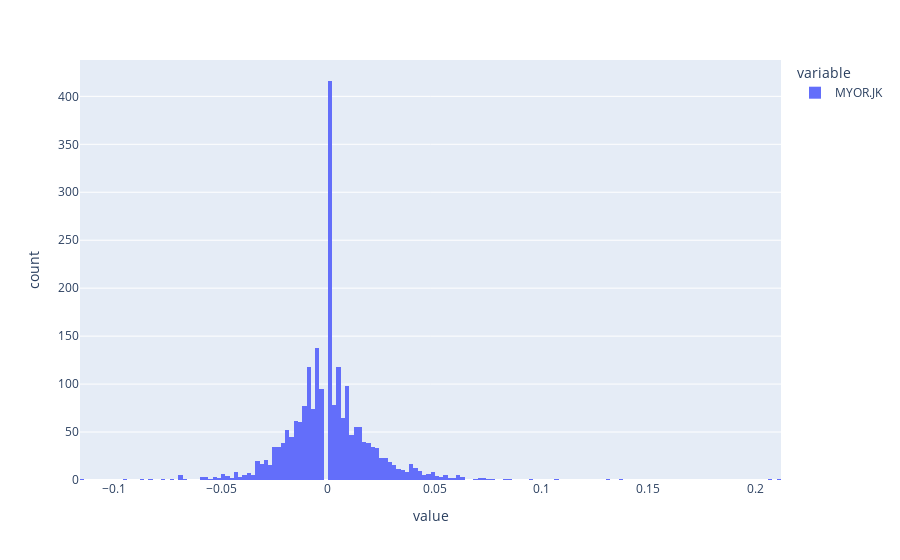

Notebook code cell kept with this figure:
### Markdown cell above
#### Comparison of Stock Characteristics from the Histogram Chart

### Code cell
Close.plot()
Close['MYOR.JK'].pct_change().plot(kind='hist')

### Figure 1 — Plotly figure (JSON) as saved in the notebook; plotly's stock layout.template omitted (floating-point values rounded to 4 significant figures; data arrays with more than 128 entries replaced by an {"elided": "..."} marker saying what was removed)
{"data": [{"alignmentgroup": "True", "bingroup": "x", "hovertemplate": "variable=MYOR.JK<br>value=%{x}<br>count=%{y}<extra></extra>", "legendgroup": "MYOR.JK", "marker": {"color": "#636efa", "pattern": {"shape": ""}}, "name": "MYOR.JK", "offsetgroup": "MYOR.JK", "orientation": "v", "showlegend": true, "type": "histogram", "x": {"elided": "2250 float values"}, "xaxis": "x", "yaxis": "y"}], "layout": {"autosize": true, "barmode": "relative", "legend": {"title": {"text": "variable"}, "tracegroupgap": 0}, "margin": {"t": 60}, "xaxis": {"anchor": "y", "autorange": true, "domain": [0, 1], "range": [-0.116, 0.212], "title": {"text": "value"}, "type": "linear"}, "yaxis": {"anchor": "x", "autorange": true, "domain": [0, 1], "range": [0, 437.9], "title": {"text": "count"}}}}
